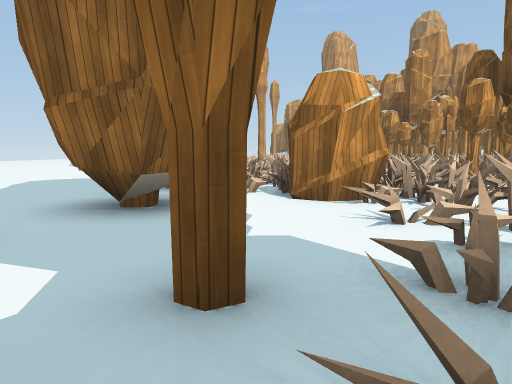
View 1 (above)

24 first-person views from a walk through a scene from a Unity 3-D project. The camera is 1.3 m above the floor, tilts 6° down and sees 70° across. The floor is counted in squares, 2 m on a side. Each view is taken from the middle of a square. On the plan, view 1 faces up. The plan holds only what a view shows up to about 11 squares ahead; the rest is blank. The place goes on beyond the plan. Some animated figures are left out. Some surface patterns are stand-ins.

View 2
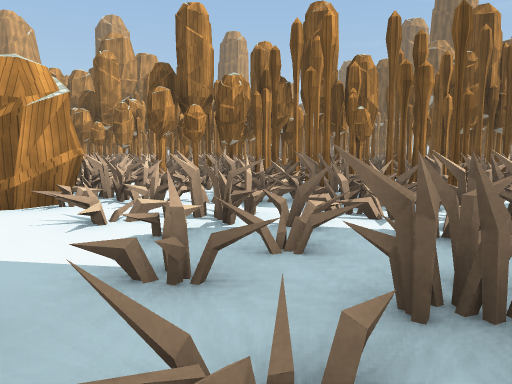

View 3
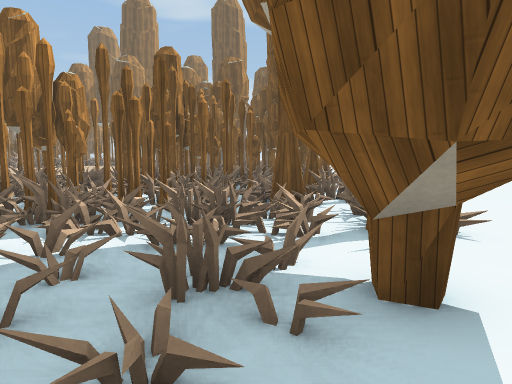

View 4
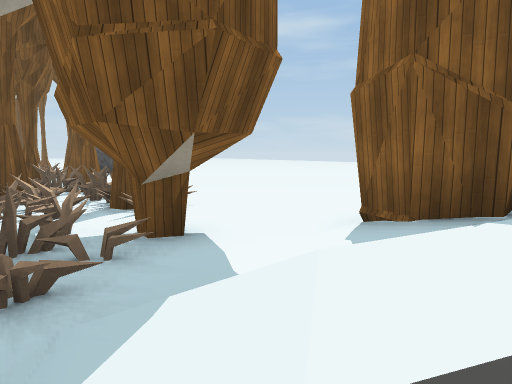

View 5
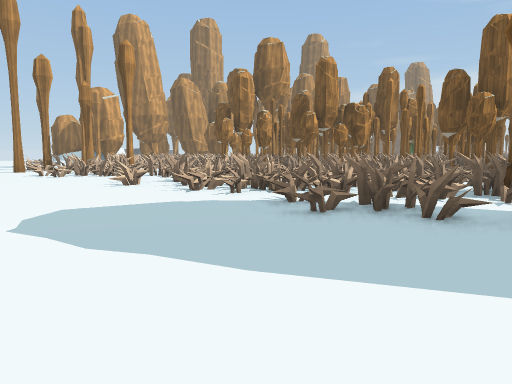

View 6
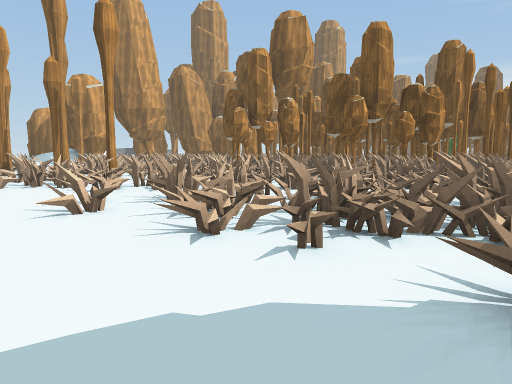

View 7
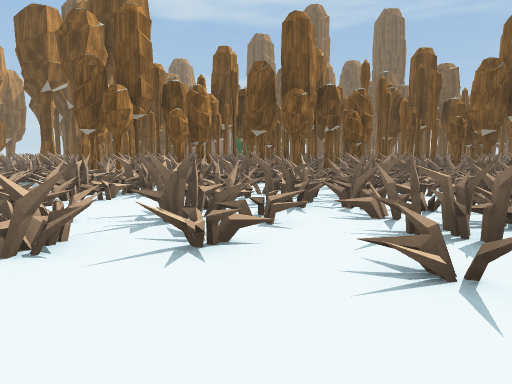

View 8
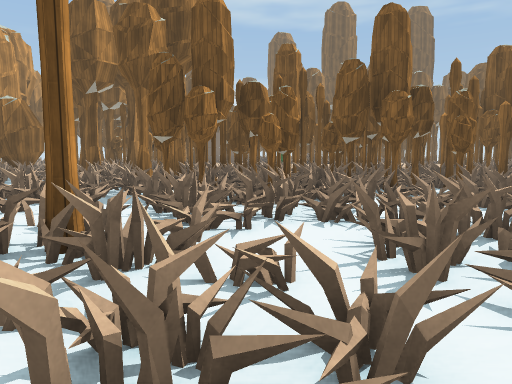

View 9
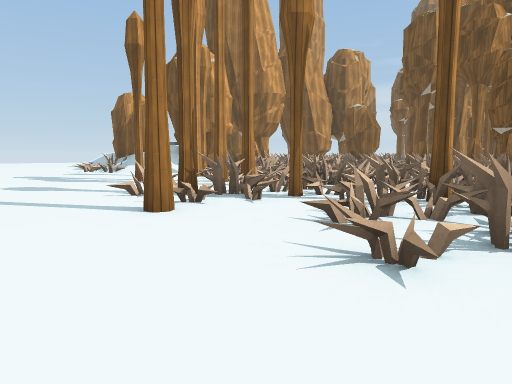

View 10
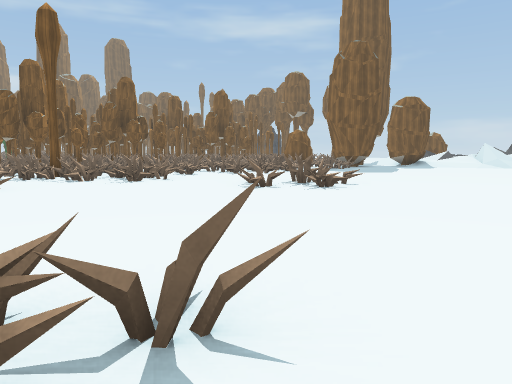

View 11
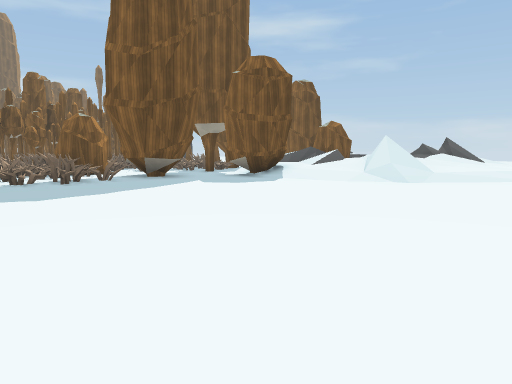

View 12
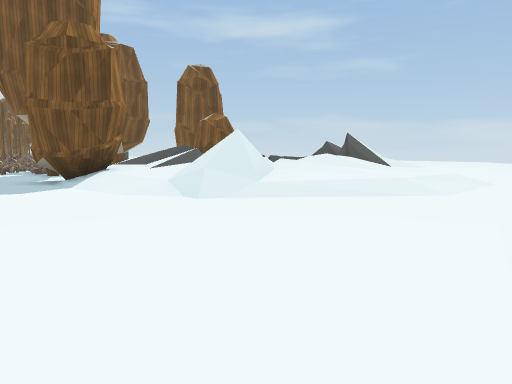

View 13
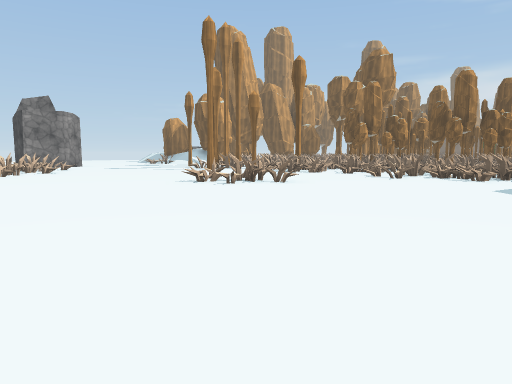

View 14
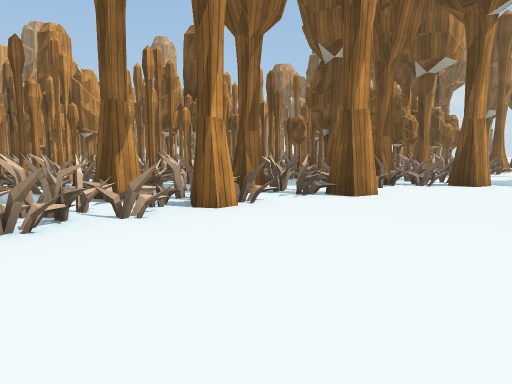

View 15
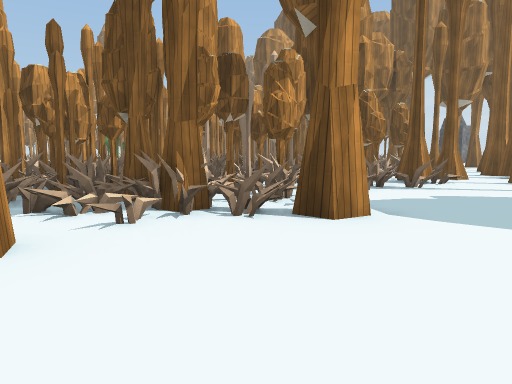

View 16
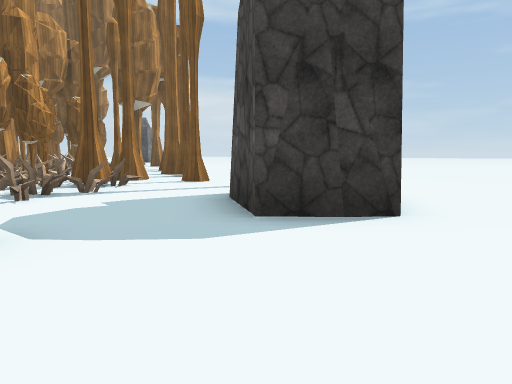

View 17
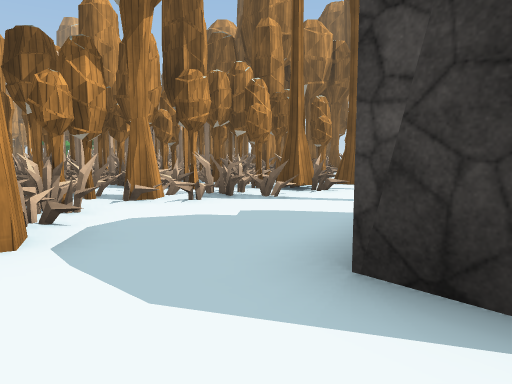

View 18
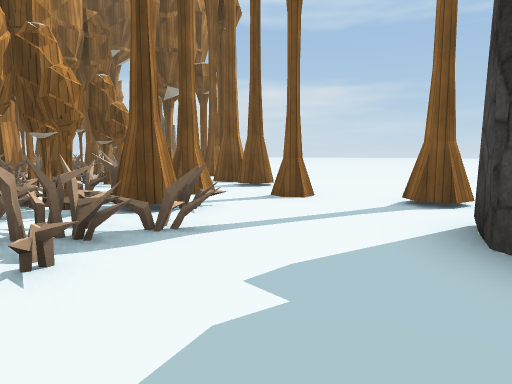

View 19
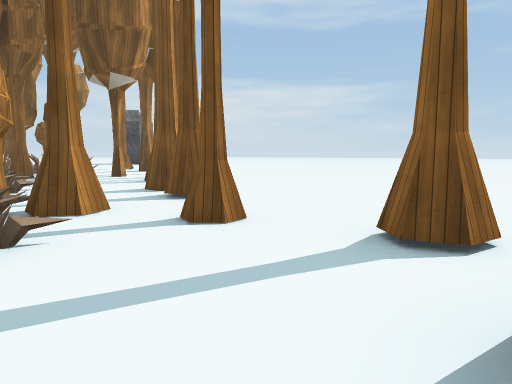

View 20
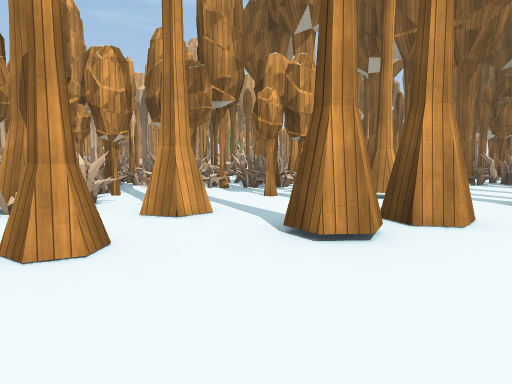

View 21
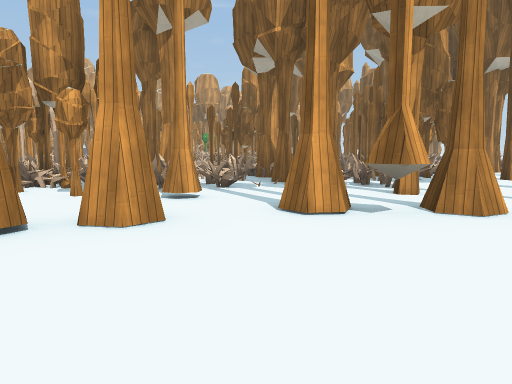

View 22
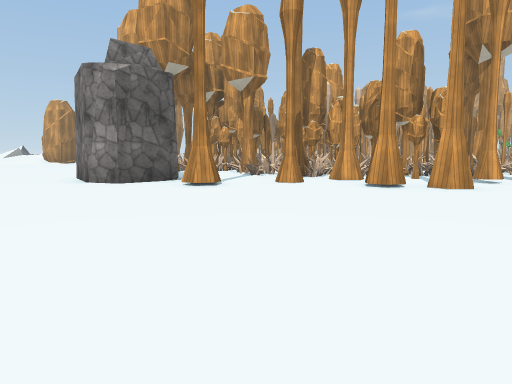

View 23
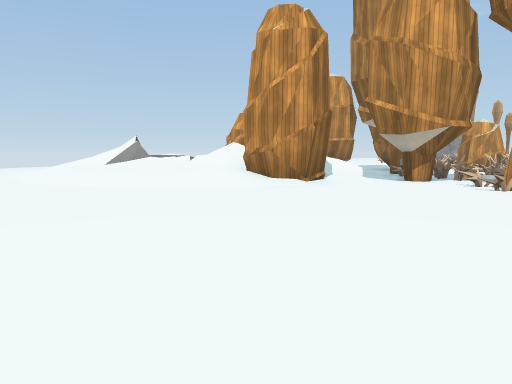

View 24
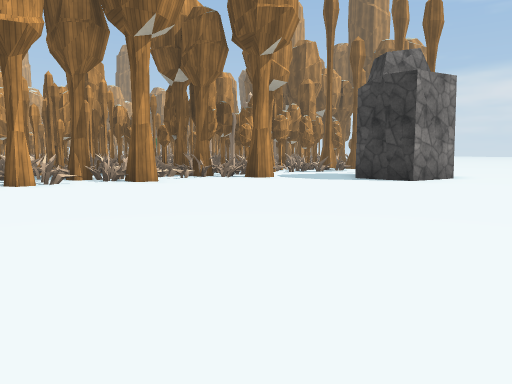

### Floor plan
Key: @ floor where view 1 was taken; # wall or solid block; . main floor; : floor 0.25 m higher than the main floor; + floor 0.5 m higher than the main floor; / step, stairs or slope; = window, fence, low wall or low ledge; R rock; O other object.
Columns run from 12 left of view 1 to 25 right of it. Each row starts with its distance up from view 1.
 22     O   ..O .O O  O=
 21  .OO.   ..OO#OOOOO.OOO
 20  .O.......OOOOOOOOOO
 19  ...........OOOOOOO#
 18  .........OOOOOOO###O
 17   .......OOOOOOO#OOOO
 16  .....O../OOOOOOOOOOO
 15  ....OO....OOOOOOOOO
 14  ..../O.....OOOOOO##O
 13  .....O....OOOOOOOOO
 12  ........OOOOOOOOO#OO
 11 ...........OOO.OOOOO
 10 ...........OO..O.OO#O
  9 ...........OOOOOOOO##
  8 ..........OOOOO.OOOO#O
  7  .........OOOOOOOOOO#O
  6   ........O..O#OOOO#OOO
  5 ..........##.#OO.OOOOO.###OOO     OO
  4 ..........##..OOOOO#OOO#O# ### # OO
  3 ..............OOOOO#O#O#O  OOOOO#OO# O
  2 .....////##.#O.OOOOOO#OO#O OOOOOO#OO#O
  1  ...////+#//#OO:OOOOOOO###OOO#OOO#O..O
  0  ..///=/////@OO.OO#OO#OO#OOOOOOOOOO..O
 -1  .////= =////##=OO#O#OO##OOOOOO##O#..#
 -2  .////     //..#OOOO.O.OOO##O#O=......
 -3  .////   #/##....OOO.#.OOO.=O#O#.##.##
 -4   ////= ///##...........#........#....
 -5   . //=/////...................#......
 -6   ./  //////..............RRR.#.......
 -7   .. /////................RRR.........
 -8      ......................R..........
 -9          .............................
-10               ............ ..........
-11                  ....        ........

Where each view was taken, in squares from view 1:
view 1: 0 up, 0 right, facing up
view 2: 0 up, 0 right, facing up-right
view 3: 0 up, 1 left, facing right
view 4: 1 up, 2 left, facing down-right
view 5: 5 up, 6 left, facing up-right
view 6: 8 up, 4 left, facing up-right
view 7: 14 up, 4 left, facing right
view 8: 16 up, 3 left, facing right
view 9: 16 up, 5 left, facing up-right
view 10: 21 up, 11 left, facing down-right
view 11: 10 up, 11 left, facing down-right
view 12: 5 up, 12 left, facing down-right
view 13: 8 up, 12 left, facing up-right
view 14: 6 down, 4 right, facing up-right
view 15: 6 down, 9 right, facing up-right
view 16: 6 down, 10 right, facing right
view 17: 7 down, 12 right, facing up-right
view 18: 4 down, 13 right, facing right
view 19: 5 down, 15 right, facing right
view 20: 7 down, 20 right, facing up
view 21: 7 down, 23 right, facing up
view 22: 11 down, 24 right, facing up-left
view 23: 10 down, 5 right, facing up-left
view 24: 11 down, 5 right, facing up-right
